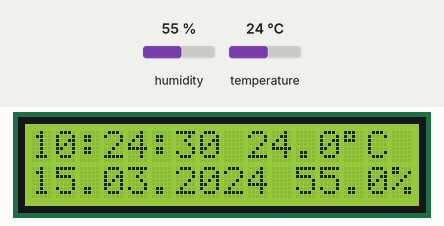
Recording of a sketch running on a simulated Arduino Uno, built with avr-gcc and run on an emulated ATmega328P. On the bench: 16×2 character LCD. Wiring (inferred from the names in the program): HTU21/Si7021 sensor at I2C address 0x40. Inputs (shaded band) come from the test bench; at power-on: temperature 24 °C, humidity 55 %. The local clock reads 2024-03-15 10:24:30 at power-on unless the sketch sets it; storage starts empty; what the sketch prints to the serial monitor is not drawn.

Above: at 1.5 s.
1.6 s: temperature set to 0 °C
At 3.6 s:
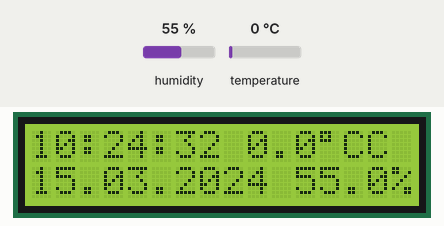
5.9 s: humidity set to 22 %
At 6.8 s:
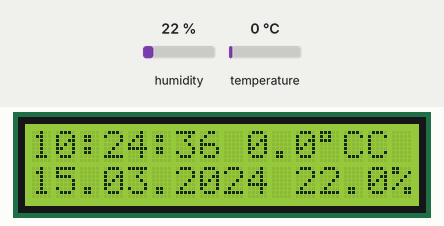
8.7 s: humidity set to 40 %
At 9.9 s:
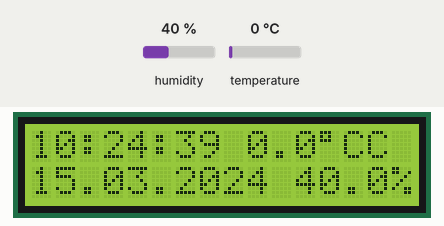
12.1 s: temperature set to 12 °C
At 13.7 s:
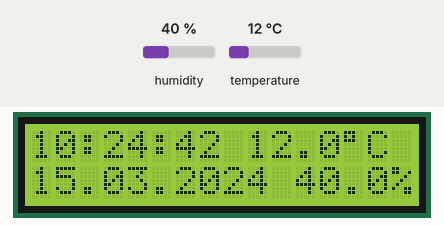
Timing chart, 0 to 15.2 s (numbered marks = the images above; inputs shaded):
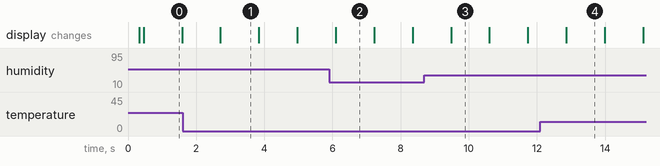

Measured:
- after the input at 1.6 s, the display: changes after 1.1 s (image 1)
- after the input at 12.1 s, the display: changes after 0.76 s (image 4)
- what the display in image 0 shows lasts 1.1 s, from 0.5 s to 1.6 s

The sketch:

data_logger_htu21df.ino
```cpp
/* Data logger using HTU21D Humidity Sensor
 By: Andriy Holovatyy
 Date: February 16th, 2020

 Uses the HTU21D library to display the current humidity and temperature
 Open serial monitor at 9600 baud to see readings. Errors 998 if not sensor is detected. Error 999 if CRC is bad.

 HTU21D connections (Breakoutboard to Arduino):
 VCC = 3.3V
 GND = GND
 SDA = A4 (use inline 10k resistor if your board is 5V)
 SCL = A5 (use inline 10k resistor if your board is 5V)

 SD card attached to SPI bus as follows:
 MOSI - pin 11
 MISO - pin 12
 CLK - pin 13
 CS - pin 9
 */

#include <Wire.h>
#include <TimeLib.h>
#include <DS1307RTC.h>
#include "HTU21D.h"
#include <LiquidCrystal.h>
#include <SPI.h>
#include <SD.h>

#define RS 10 // register select
#define EN 8 // enable
#define D4 5 // data pin 4
#define D5 4 // data pin 5
#define D6 3 // data pin 6
#define D7 2 // data pin 7
#define SD_CARD_CHIP_SELECT 9
#define TIME_INTERVAL 2 // 2 хв.

LiquidCrystal lcd(RS, EN, D4, D5, D6, D7);

/*const int rs = 10, en = 8, d4 = 5, d5 = 4, d6 = 3, d7 = 2;
LiquidCrystal lcd(rs, en, d4, d5, d6, d7);
const int SDcardChipSelect = 9, timeInterval = 3;
*/

HTU21D myHumidity;

char directory[8], filepath[16];
char filename[] = "00000000.csv";
File dataFile;

tmElements_t tm;
uint8_t logDay, logMonth, logHour, logMinute;
uint16_t logYear;
int16_t lastTimestamp;

void setup() {
  Serial.begin(9600);
  while (!Serial) ; // wait for serial
  delay(200);
  // виставляємо кількість стовпців і рядків в LCD:
  lcd.begin(16, 2);

  //Serial.println(F("Даталогер з використанням RTC DS1307, сенсора HTU21D і microSD карти пам'яті"));
  Serial.println(F("Datalogger using RTC DS1307, HTU21D sensor and microSD memory card"));
  myHumidity.begin();

  //Serial.print(F("Ініціалізація SD карти пам'яті..."));
  Serial.print("Initializing SD card...");

  if (!SD.begin(SD_CARD_CHIP_SELECT)) { //!SD.begin(SDCardChipSelect)
    //Serial.println(F("невдалося проініціалізувату карту пам'яті SD."));
    Serial.println("Card failed, or not present");
    while (1);
  }
  //Serial.println(F("карту проініціалізовано."));
  Serial.println("card initialized.");

  if (RTC.read(tm))
  {
    logMinute = tm.Minute;
    logHour = tm.Hour;
    logDay = tm.Day;
    logMonth = tm.Month;
    logYear = tmYearToCalendar(tm.Year);
    lastTimestamp = tm.Hour*60 + tm.Minute;
    sprintf(directory, "%u", logMonth);
    if (!SD.exists(directory))
     SD.mkdir(directory);
    /*filename[0] = 48 + tm.Day/10; або '0' + tm.Day/10;
    filename[1] = 48 + tm.Day%10;
    filename[2] = 48 + tm.Month/10;
    filename[3] = 48 + tm.Month%10;
    filename[4] = 48 + logYear/1000;
    filename[5] = 48 + (logYear/100)%10;
    filename[6] = 48 + (logYear/10)%10;
    filename[7] = 48 + logYear%10;*/
    sprintf(filename, "%u%u%u%u%u%u%u%u.CSV", tm.Day/10,tm.Day%10, tm.Month/10,tm.Month%10, logYear/1000,(logYear/100)%10,(logYear/10)%10,logYear%10);
    sprintf(filepath, "%s/%s", directory, filename);
    if (!SD.exists(filename))
    {
      dataFile = SD.open(filename, FILE_WRITE);
      dataFile.println("Timestamp; Temperature; Humidity");
      dataFile.close();
    }
  }
}

void loop() {
  float humd = myHumidity.readHumidity();
  float temp = myHumidity.readTemperature();

  /*String temp_disp_buff = " ";
  String hum_disp_buff = " ";

  temp_disp_buff += String(temp, 1);  temp_disp_buff += (char)223;  temp_disp_buff += 'C';
  hum_disp_buff += String(humd, 1); hum_disp_buff += "%";  */

  String temp_disp_buffer = String(temp, 1);
  String hum_disp_buffer = String(humd, 1);
  /*char temp_disp_buff[6], hum_disp_buff[6];

  sprintf(temp_disp_buff, "%.1f", temp);
  sprintf(hum_disp_buff, "%.1f", humd);*/

  /*temp_disp_buff += String(temp, 1);  temp_disp_buff += (char)223;  temp_disp_buff += 'C';
  hum_disp_buff += String(humd, 1); hum_disp_buff += "%"; */

  Serial.print("Temperature = ");
  Serial.print(temp, 1);
  Serial.print("\xC2\xB0");
  Serial.print("C, ");
  Serial.print("Humidity = ");
  Serial.print(humd, 1);
  Serial.print("%");
  Serial.println();

  if (RTC.read(tm)) {
    /*Serial.print("Time = "); lcd.setCursor(0, 0);
    print2digits(tm.Hour);
    Serial.write(':'); lcd.print(':');
    print2digits(tm.Minute);
    Serial.write(':'); lcd.print(':');
    print2digits(tm.Second);
    lcd.print(temp_disp_buff);
    Serial.print(" Date (D/M/Y) = "); lcd.setCursor(0, 1);
    print2digits(tm.Day);
    Serial.write('/'); lcd.print('.');
    print2digits(tm.Month);
    Serial.write('/'); lcd.print('.');
    Serial.print(tmYearToCalendar(tm.Year));
    Serial.println();
    lcd.print(tmYearToCalendar(tm.Year));
    lcd.print(hum_disp_buff); */

    String time_disp_buffer = String(tm.Hour/10) + String(tm.Hour%10) + ':' + String(tm.Minute/10) + String(tm.Minute%10) + ':' + String(tm.Second/10) + String(tm.Second%10);
    String date_disp_buffer = String(tm.Day/10) + String(tm.Day%10) + '.' + String(tm.Month/10) + String(tm.Month%10) + '.' + String(tmYearToCalendar(tm.Year));

    Serial.print("Time = ");
    Serial.print(time_disp_buffer);
    Serial.print(", Date = ");
    Serial.println(date_disp_buffer);

    lcd.setCursor(0, 0);
    lcd.print(time_disp_buffer);
    lcd.print(' ');
    lcd.print(temp_disp_buffer);
    lcd.print(char(223));
    lcd.print('C');

    lcd.setCursor(0, 1);
    lcd.print(date_disp_buffer);
    lcd.print(' ');
    lcd.print(hum_disp_buffer);
    lcd.print('%');

    if (logDay != tm.Day)
    {
      filename[0] = '0' + tm.Day/10;
      filename[1] = '0' + tm.Day%10;
      logDay = tm.Day;
      lastTimestamp = lastTimestamp - 1440;
    }

    if (logMonth != tm.Month)
    {
      filename[2] = '0' + tm.Month/10;
      filename[3] = '0' + tm.Month%10;
      logMonth = tm.Month;
    }

    int16_t timestamp = tm.Hour*60 + tm.Minute;

    if ( (timestamp - lastTimestamp) >= TIME_INTERVAL) //timeInterval
    {
       lastTimestamp = timestamp;
       //Serial.print(String(F("Запис даних у файл ")) + filename + F(" на карті пам'яті..."));
       Serial.println(String(F("Data storing into ")) + filename + F(" on the SD card..."));
       if (!SD.exists(filename))
       {
         dataFile = SD.open(filename, FILE_WRITE);
         if (dataFile) {
           dataFile.println("Timestamp; Temperature; Humidity");
           dataFile.close();
         }
       }
       dataFile = SD.open(filename, FILE_WRITE);
       if (dataFile) {
         temp_disp_buffer.replace('.',',');  hum_disp_buffer.replace('.',',');
         String dataBuffer = time_disp_buffer.substring(0, 5) + "; " + temp_disp_buffer + "; " + hum_disp_buffer;
         dataFile.println(dataBuffer);
         dataFile.close();
         Serial.println(dataBuffer);
       }
       else {
         //Serial.println(String("помилка відкриття ") + filename + '.');
         Serial.println(String("error opening ") + filename + '.');
       }
       //Serial.println(F("запис завершено."));
       Serial.println(F("writing completed."));
     }

    /*if ( (tm.Minute - logMinute) >= TIME_INTERVAL) //timeInterval
    {
      logMinute = tm.Minute;
      //Serial.print(String(F("Запис даних у файл ")) + filename + F(" на карті пам'яті..."));
      Serial.println(String(F("Data storing into ")) + filename + F(" on the SD card..."));
      if (!SD.exists(filename))
      {
        dataFile = SD.open(filename, FILE_WRITE);
        if (dataFile) {
          dataFile.println("Timestamp; Temperature; Humidity");
          dataFile.close();
        }
      }
      dataFile = SD.open(filename, FILE_WRITE);
      if (dataFile) {
        /*
        char dataBuf[18];
        sprintf(dataBuf, "%u%u:%u%u,%.1f,%.1f", tm.Hour/10, tm.Hour%10, tm.Minute/10, tm.Minute%10, temp, humd);
        */
        /*String dataBuffer = String(tm.Hour/10) + String(tm.Hour%10) + ':' + String(tm.Minute/10) + String(tm.Minute%10) + ','
        + String(temp, 1) + ',' String(humd, 1);*/
        /*temp_disp_buffer.replace('.',',');  hum_disp_buffer.replace('.',',');
        String dataBuff = time_disp_buff.substring(0, 5) + "; " + temp_disp_buff + "; " + hum_disp_buff;
        dataFile.println(dataBuffer);
        dataFile.close();
        Serial.println(dataBuffer);
      }
      else {
        //Serial.println(String("помилка відкриття ") + filename + '.');
        Serial.println(String("error opening ") + filename + '.');
      }
      //Serial.println(F("запис завершено."));
      Serial.println(F("writing completed."));
    }*/
  } else {
    if (RTC.chipPresent()) {
      /*Serial.println(F("Чіп DS1307 зупинено.  Будь-ласка запустіть SetTime"));
      Serial.println(F("приклад ініціалізації часу і початок запуску."));
      Serial.println();*/
      Serial.println("The DS1307 is stopped.  Please run the SetTime");
      //Serial.println("example to initialize the time and begin running.");
      //Serial.println();
    } else {
      //Serial.println(F("Помилка читання з чіпа DS1307!  Будь-ласка перевірте підключення."));
      Serial.println("DS1307 read error!  Please check the circuitry.");
      //Serial.println();
    }
    delay(9000);
  }
  delay(1000);
}

/*void print2digits(int number) {
  if (number >= 0 && number < 10) {
    Serial.write('0');
    lcd.print('0');
  }
  Serial.print(number);
  lcd.print(number);
}*/
```

HTU21D.cpp
```cpp
// (licence header left out)
#include <Wire.h>

#include "HTU21D.h"

HTU21D::HTU21D()
{
  //Set initial values for private vars
}

//Begin
/*******************************************************************************************/
//Start I2C communication
bool HTU21D::begin(void)
{
  Wire.begin();
}

//Read the humidity
/*******************************************************************************************/
//Calc humidity and return it to the user
//Returns 998 if I2C timed out
//Returns 999 if CRC is wrong
float HTU21D::readHumidity(void)
{
	//Request a humidity reading
	Wire.beginTransmission(HTDU21D_ADDRESS);
	Wire.write(TRIGGER_HUMD_MEASURE_NOHOLD); //Measure humidity with no bus holding
	Wire.endTransmission();

	//Hang out while measurement is taken. 50mS max, page 4 of datasheet.
	delay(55);

	//Comes back in three bytes, data(MSB) / data(LSB) / Checksum
	Wire.requestFrom(HTDU21D_ADDRESS, 3);

	//Wait for data to become available
	int counter = 0;
	while(Wire.available() < 3)
	{
		counter++;
		delay(1);
		if(counter > 100) return 998; //Error out
	}

	byte msb, lsb, checksum;
	msb = Wire.read();
	lsb = Wire.read();
	checksum = Wire.read();

	/* //Used for testing
	byte msb, lsb, checksum;
	msb = 0x4E;
	lsb = 0x85;
	checksum = 0x6B;*/

	unsigned int rawHumidity = ((unsigned int) msb << 8) | (unsigned int) lsb;

	if(check_crc(rawHumidity, checksum) != 0) return(999); //Error out

	//sensorStatus = rawHumidity & 0x0003; //Grab only the right two bits
	rawHumidity &= 0xFFFC; //Zero out the status bits but keep them in place

	//Given the raw humidity data, calculate the actual relative humidity
	float tempRH = rawHumidity / (float)65536; //2^16 = 65536
	float rh = -6 + (125 * tempRH); //From page 14

	return(rh);
}

//Read the temperature
/*******************************************************************************************/
//Calc temperature and return it to the user
//Returns 998 if I2C timed out
//Returns 999 if CRC is wrong
float HTU21D::readTemperature(void)
{
	//Request the temperature
	Wire.beginTransmission(HTDU21D_ADDRESS);
	Wire.write(TRIGGER_TEMP_MEASURE_NOHOLD);
	Wire.endTransmission();

	//Hang out while measurement is taken. 50mS max, page 4 of datasheet.
	delay(55);

	//Comes back in three bytes, data(MSB) / data(LSB) / Checksum
	Wire.requestFrom(HTDU21D_ADDRESS, 3);

	//Wait for data to become available
	int counter = 0;
	while(Wire.available() < 3)
	{
		counter++;
		delay(1);
		if(counter > 100) return 998; //Error out
	}

	unsigned char msb, lsb, checksum;
	msb = Wire.read();
	lsb = Wire.read();
	checksum = Wire.read();

	/* //Used for testing
	byte msb, lsb, checksum;
	msb = 0x68;
	lsb = 0x3A;
	checksum = 0x7C; */

	unsigned int rawTemperature = ((unsigned int) msb << 8) | (unsigned int) lsb;

	if(check_crc(rawTemperature, checksum) != 0) return(999); //Error out

	//sensorStatus = rawTemperature & 0x0003; //Grab only the right two bits
	rawTemperature &= 0xFFFC; //Zero out the status bits but keep them in place

	//Given the raw temperature data, calculate the actual temperature
	float tempTemperature = rawTemperature / (float)65536; //2^16 = 65536
	float realTemperature = -46.85 + (175.72 * tempTemperature); //From page 14

	return(realTemperature);
}

//Set sensor resolution
/*******************************************************************************************/
//Sets the sensor resolution to one of four levels
//Page 12:
// 0/0 = 12bit RH, 14bit Temp
// 0/1 = 8bit RH, 12bit Temp
// 1/0 = 10bit RH, 13bit Temp
// 1/1 = 11bit RH, 11bit Temp
//Power on default is 0/0

void HTU21D::setResolution(byte resolution)
{
  byte userRegister = read_user_register(); //Go get the current register state
  userRegister &= 0b01111110; //Turn off the resolution bits
  resolution &= 0b10000001; //Turn off all other bits but resolution bits
  userRegister |= resolution; //Mask in the requested resolution bits

  //Request a write to user register
  Wire.beginTransmission(HTDU21D_ADDRESS);
  Wire.write(WRITE_USER_REG); //Write to the user register
  Wire.write(userRegister); //Write the new resolution bits
  Wire.endTransmission();
}

//Read the user register
byte HTU21D::read_user_register(void)
{
  byte userRegister;

  //Request the user register
  Wire.beginTransmission(HTDU21D_ADDRESS);
  Wire.write(READ_USER_REG); //Read the user register
  Wire.endTransmission();

  //Read result
  Wire.requestFrom(HTDU21D_ADDRESS, 1);

  userRegister = Wire.read();

  return(userRegister);
}

//Give this function the 2 byte message (measurement) and the check_value byte from the HTU21D
//If it returns 0, then the transmission was good
//If it returns something other than 0, then the communication was corrupted
//From: http://www.nongnu.org/avr-libc/user-manual/group__util__crc.html
//POLYNOMIAL = 0x0131 = x^8 + x^5 + x^4 + 1 : http://en.wikipedia.org/wiki/Computation_of_cyclic_redundancy_checks
#define SHIFTED_DIVISOR 0x988000 //This is the 0x0131 polynomial shifted to farthest left of three bytes

byte HTU21D::check_crc(uint16_t message_from_sensor, uint8_t check_value_from_sensor)
{
  //Test cases from datasheet:
  //message = 0xDC, checkvalue is 0x79
  //message = 0x683A, checkvalue is 0x7C
  //message = 0x4E85, checkvalue is 0x6B

  uint32_t remainder = (uint32_t)message_from_sensor << 8; //Pad with 8 bits because we have to add in the check value
  remainder |= check_value_from_sensor; //Add on the check value

  uint32_t divsor = (uint32_t)SHIFTED_DIVISOR;

  for (int i = 0 ; i < 16 ; i++) //Operate on only 16 positions of max 24. The remaining 8 are our remainder and should be zero when we're done.
  {
    //Serial.print("remainder: ");
    //Serial.println(remainder, BIN);
    //Serial.print("divsor:    ");
    //Serial.println(divsor, BIN);
    //Serial.println();

    if( remainder & (uint32_t)1<<(23 - i) ) //Check if there is a one in the left position
      remainder ^= divsor;

    divsor >>= 1; //Rotate the divsor max 16 times so that we have 8 bits left of a remainder
  }

  return (byte)remainder;
}
```

HTU21D.h
```cpp
// (licence header left out)
#if defined(ARDUINO) && ARDUINO >= 100
 #include "Arduino.h"
#else
 #include "WProgram.h"
#endif

#include <Wire.h>

#define HTDU21D_ADDRESS 0x40  //Unshifted 7-bit I2C address for the sensor

#define TRIGGER_TEMP_MEASURE_HOLD  0xE3
#define TRIGGER_HUMD_MEASURE_HOLD  0xE5
#define TRIGGER_TEMP_MEASURE_NOHOLD  0xF3
#define TRIGGER_HUMD_MEASURE_NOHOLD  0xF5
#define WRITE_USER_REG  0xE6
#define READ_USER_REG  0xE7
#define SOFT_RESET  0xFE

class HTU21D {

public:
  HTU21D();

  //Public Functions
  bool begin();
  float readHumidity(void);
  float readTemperature(void);
  void setResolution(byte resBits);

  //Public Variables

private:
  //Private Functions

  byte read_user_register(void);
  byte check_crc(uint16_t message_from_sensor, uint8_t check_value_from_sensor);

  //Private Variables

};
```
